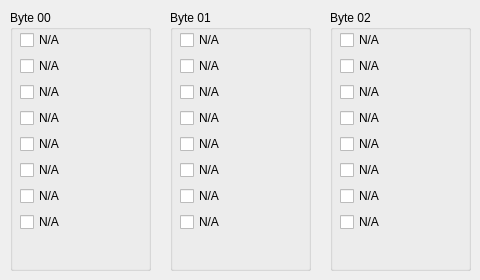
     <widget class="QWidget" name="tab">
      <attribute name="title">
       <string>0200</string>
      </attribute>
      <widget class="QGroupBox" name="groupBox_6">
       <property name="geometry">
        <rect>
         <x>10</x>
         <y>10</y>
         <width>141</width>
         <height>261</height>
        </rect>
       </property>
       <property name="title">
        <string>Byte 00</string>
       </property>
       <widget class="QWidget" name="layoutWidget">
        <property name="geometry">
         <rect>
          <x>10</x>
          <y>20</y>
          <width>72</width>
          <height>204</height>
         </rect>
        </property>
        <layout class="QVBoxLayout" name="verticalLayout_2">
         <item>
          <widget class="QCheckBox" name="checkBox_8">
           <property name="text">
            <string>N/A</string>
           </property>
          </widget>
         </item>
         <item>
          <widget class="QCheckBox" name="checkBox_10">
           <property name="text">
            <string>N/A</string>
           </property>
          </widget>
         </item>
         <item>
          <widget class="QCheckBox" name="checkBox_11">
           <property name="text">
            <string>N/A</string>
           </property>
          </widget>
         </item>
         <item>
          <widget class="QCheckBox" name="checkBox_12">
           <property name="text">
            <string>N/A</string>
           </property>
          </widget>
         </item>
         <item>
          <widget class="QCheckBox" name="checkBox_13">
           <property name="text">
            <string>N/A</string>
           </property>
          </widget>
         </item>
         <item>
          <widget class="QCheckBox" name="checkBox_14">
           <property name="text">
            <string>N/A</string>
           </property>
          </widget>
         </item>
         <item>
          <widget class="QCheckBox" name="checkBox_15">
           <property name="text">
            <string>N/A</string>
           </property>
          </widget>
         </item>
         <item>
          <widget class="QCheckBox" name="checkBox_16">
           <property name="text">
            <string>N/A</string>
           </property>
          </widget>
         </item>
        </layout>
       </widget>
      </widget>
      <widget class="QGroupBox" name="groupBox_7">
       <property name="geometry">
        <rect>
         <x>170</x>
         <y>10</y>
         <width>141</width>
         <height>261</height>
        </rect>
       </property>
       <property name="title">
        <string>Byte 01</string>
       </property>
       <widget class="QWidget" name="layoutWidget_3">
        <property name="geometry">
         <rect>
          <x>10</x>
          <y>20</y>
          <width>72</width>
          <height>204</height>
         </rect>
        </property>
        <layout class="QVBoxLayout" name="verticalLayout_4">
         <item>
          <widget class="QCheckBox" name="checkBox_25">
           <property name="text">
            <string>N/A</string>
           </property>
          </widget>
         </item>
         <item>
          <widget class="QCheckBox" name="checkBox_26">
           <property name="text">
            <string>N/A</string>
           </property>
          </widget>
         </item>
         <item>
          <widget class="QCheckBox" name="checkBox_27">
           <property name="text">
            <string>N/A</string>
           </property>
          </widget>
         </item>
         <item>
          <widget class="QCheckBox" name="checkBox_28">
           <property name="text">
            <string>N/A</string>
           </property>
          </widget>
         </item>
         <item>
          <widget class="QCheckBox" name="checkBox_29">
           <property name="text">
            <string>N/A</string>
           </property>
          </widget>
         </item>
         <item>
          <widget class="QCheckBox" name="checkBox_30">
           <property name="text">
            <string>N/A</string>
           </property>
          </widget>
         </item>
         <item>
          <widget class="QCheckBox" name="checkBox_31">
           <property name="text">
            <string>N/A</string>
           </property>
          </widget>
         </item>
         <item>
          <widget class="QCheckBox" name="checkBox_32">
           <property name="text">
            <string>N/A</string>
           </property>
          </widget>
         </item>
        </layout>
       </widget>
      </widget>
      <widget class="QGroupBox" name="groupBox_8">
       <property name="geometry">
        <rect>
         <x>330</x>
         <y>10</y>
         <width>141</width>
         <height>261</height>
        </rect>
       </property>
       <property name="title">
        <string>Byte 02</string>
       </property>
       <widget class="QWidget" name="layoutWidget_4">
        <property name="geometry">
         <rect>
          <x>10</x>
          <y>20</y>
          <width>72</width>
          <height>204</height>
         </rect>
        </property>
        <layout class="QVBoxLayout" name="verticalLayout_5">
         <item>
          <widget class="QCheckBox" name="checkBox_33">
           <property name="text">
            <string>N/A</string>
           </property>
          </widget>
         </item>
         <item>
          <widget class="QCheckBox" name="checkBox_34">
           <property name="text">
            <string>N/A</string>
           </property>
          </widget>
         </item>
         <item>
          <widget class="QCheckBox" name="checkBox_35">
           <property name="text">
            <string>N/A</string>
           </property>
          </widget>
         </item>
         <item>
          <widget class="QCheckBox" name="checkBox_36">
           <property name="text">
            <string>N/A</string>
           </property>
          </widget>
         </item>
         <item>
          <widget class="QCheckBox" name="checkBox_37">
           <property name="text">
            <string>N/A</string>
           </property>
          </widget>
         </item>
         <item>
          <widget class="QCheckBox" name="checkBox_38">
           <property name="text">
            <string>N/A</string>
           </property>
          </widget>
         </item>
         <item>
          <widget class="QCheckBox" name="checkBox_39">
           <property name="text">
            <string>N/A</string>
           </property>
          </widget>
         </item>
         <item>
          <widget class="QCheckBox" name="checkBox_40">
           <property name="text">
            <string>N/A</string>
           </property>
          </widget>
         </item>
        </layout>
       </widget>
      </widget>
     </widget>
